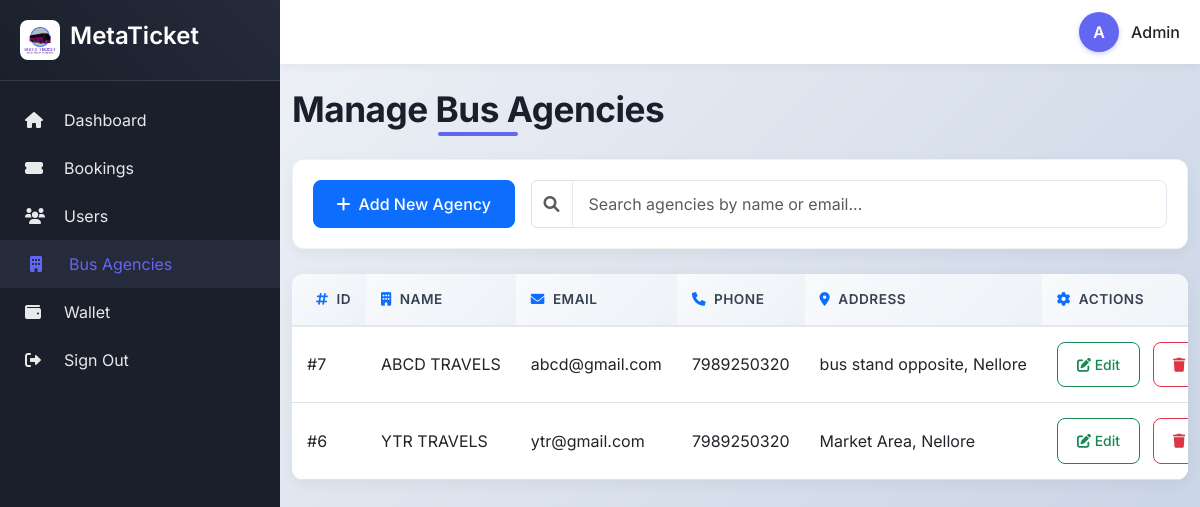
The app's page /manage_agency.php with its own data.
### tables this page shows
CREATE TABLE `signup` (
  `id` int(255) NOT NULL,
  `username` varchar(255) NOT NULL,
  `email` varchar(255) NOT NULL,
  `user_type` varchar(255) DEFAULT '2',
  `phonenumber` bigint(10) NOT NULL,
  `gender` enum('Male','Female','Others') NOT NULL,
  `address` varchar(255) NOT NULL,
  `password` varchar(255) NOT NULL
);

### manage_agency.php (the view, shortened to what this page needs)
<?php
include 'config.php';
$sql = "SELECT * FROM signup WHERE user_type='3' ORDER BY id DESC";
$result = mysqli_query($conn, $sql);
?>
<!DOCTYPE html>
<html lang="en">
<head>
    <link href="https://cdn.jsdelivr.net/npm/bootstrap@5.3.0-alpha1/dist/css/bootstrap.min.css" rel="stylesheet">
    <link href="https://cdnjs.cloudflare.com/ajax/libs/font-awesome/6.0.0-beta3/css/all.min.css" rel="stylesheet">
</head>
<body>
    <aside class="sidebar" id="sidebar">
        <div class="sidebar-header">
            <div class="sidebar-logo">
                <img src="assets/images/logo.png" alt="MetaTicket Logo">
                <h2 style="font-size: 1.5rem; font-weight: 600;">MetaTicket</h2>
            </div>
        </div>
        <ul class="sidebar-menu">
            <li><a href="admin_home.php" class="sidebar-link"><i class="fas fa-home"></i> Dashboard</a></li>
            <li><a href="admin_bookings.php" class="sidebar-link"><i class="fas fa-ticket-alt"></i> Bookings</a></li>
            <li><a href="manage_users.php" class="sidebar-link"><i class="fas fa-users"></i> Users</a></li>
            <li><a href="manage_agency.php" class="sidebar-link active"><i class="fas fa-building"></i> Bus Agencies</a>
            </li>
            <li><a href="admin_wallet.php" class="sidebar-link"><i class="fas fa-wallet"></i> Wallet</a></li>
            <li><a href="index.php" class="sidebar-link"><i class="fas fa-sign-out-alt"></i> Sign Out</a></li>
        </ul>
    </aside>
    <div class="main-content" id="main-content">
        <div class="topbar">
            <div class="user-profile ms-auto">
                <div class="user-avatar">A</div>
                <span class="d-none d-md-inline fw-medium">Admin</span>
            </div>
        </div>
        <div class="container-fluid py-4">
            <h1 class="page-title text-center">Manage Bus Agencies</h1>
            <div class="filter-card">
                <div class="row g-3 align-items-center">
                    <div class="col-md-3 col-sm-6">
                        <button type="button" class="btn btn-primary w-100" data-bs-toggle="modal"
                            data-bs-target="#addAgencyModal">
                            <i class="fas fa-plus me-2"></i>Add New Agency
                        </button>
                    </div>
                    <div class="col-md-9 col-sm-6">
                        <div class="input-group">
                            <span class="input-group-text bg-white"><i class="fas fa-search text-muted"></i></span>
                            <input type="text" class="form-control" id="searchInput"
                                placeholder="Search agencies by name or email...">
                        </div>
                    </div>
                </div>
            </div>
            <div class="agencies-table">
                <div class="agencies-table-wrapper">
                    <table class="table">
                        <thead>
                            <tr>
                                <th scope="col" class="ps-4">
                                    <div class="d-flex align-items-center gap-2">
                                        <i class="fas fa-hashtag text-primary"></i>
                                        <span>ID</span>
                                    </div>
                                </th>
                                <th scope="col">
                                    <div class="d-flex align-items-center gap-2">
                                        <i class="fas fa-building text-primary"></i>
                                        <span>Name</span>
                                    </div>
                                </th>
                                <th scope="col">
                                    <div class="d-flex align-items-center gap-2">
                                        <i class="fas fa-envelope text-primary"></i>
                                        <span>Email</span>
                                    </div>
                                </th>
                                <th scope="col">
                                    <div class="d-flex align-items-center gap-2">
                                        <i class="fas fa-phone text-primary"></i>
                                        <span>Phone</span>
                                    </div>
                                </th>
                                <th scope="col">
                                    <div class="d-flex align-items-center gap-2">
                                        <i class="fas fa-map-marker-alt text-primary"></i>
                                        <span>Address</span>
                                    </div>
                                </th>
                                <th scope="col">
                                    <div class="d-flex align-items-center gap-2">
                                        <i class="fas fa-cog text-primary"></i>
                                        <span>Actions</span>
                                    </div>
                                </th>
                            </tr>
                        </thead>
                        <tbody id="agenciesTableBody">
                            <?php
                            if (mysqli_num_rows($result) > 0) {
                                while ($row = mysqli_fetch_assoc($result)) {
                                    echo "<tr>";
                                    echo "<td>#" . htmlspecialchars($row['id']) . "</td>";
                                    echo "<td>" . htmlspecialchars($row['username']) . "</td>";
                                    echo "<td>" . htmlspecialchars($row['email']) . "</td>";
                                    echo "<td>" . htmlspecialchars($row['phonenumber']) . "</td>";
                                    echo "<td>" . htmlspecialchars($row['address']) . "</td>";
                                    echo "<td>
                                        <a href='manage_agency.php?edit_id=" . $row['id'] . "' class='btn btn-sm btn-outline-success me-2'>
                                            <i class='fas fa-edit'></i> Edit
                                        </a>
                                        <a href='manage_agency.php?delete_id=" . $row['id'] . "' class='btn btn-sm btn-outline-danger' onclick='return confirm(\"Are you sure you want to delete this agency?\");'>
                                            <i class='fas fa-trash'></i> Delete
                                        </a>
                                    </td>";
                                    echo "</tr>";
                                }
                            } else {
                                echo "<tr><td colspan='6' class='text-center py-4'>No agencies found</td></tr>";
                            }
                            ?>
                        </tbody>
                    </table>
                </div>
            </div>
        </div>
    </div>
</body>
</html>

### manage_agency.php (style rules this page uses)
:root { --sidebar-width: 280px; --topbar-height: 64px; --primary-color: #1a1f2b; --secondary-color: #252b3b; --accent-color: #6366f1; --text-light: #ffffff; --card-bg: #ffffff; --transition-speed: 0.3s; }
* { margin: 0; padding: 0; box-sizing: border-box; }
body { font-family: 'Inter', sans-serif; background: linear-gradient(135deg, #f5f7fa 0%, #c3cfe2 100%); min-height: 100vh; overflow-x: hidden; }
.sidebar { position: fixed; width: var(--sidebar-width); height: 100vh; background: var(--primary-color); color: var(--text-light); transition: transform var(--transition-speed) ease; z-index: 1000; overflow-y: auto; }
.sidebar-header { padding: 20px; background: linear-gradient(45deg, var(--primary-color), var(--secondary-color)); border-bottom: 1px solid rgba(255, 255, 255, 0.1); }
.sidebar-logo { display: flex; align-items: center; gap: 10px; }
.sidebar-logo img { width: 40px; border-radius: 8px; transition: transform var(--transition-speed); }
.sidebar-menu { padding: 15px 0; list-style: none; }
.sidebar-link { display: flex; align-items: center; padding: 12px 25px; color: rgba(255, 255, 255, 0.9); text-decoration: none; transition: all var(--transition-speed); }
.sidebar-link:hover, .sidebar-link.active { background: var(--secondary-color); color: var(--accent-color); padding-left: 30px; }
.sidebar-link i { width: 24px; margin-right: 15px; }
.main-content { margin-left: var(--sidebar-width); transition: margin-left var(--transition-speed); min-height: 100vh; }
.topbar { background: var(--card-bg); height: var(--topbar-height); padding: 0 20px; display: flex; align-items: center; box-shadow: 0 2px 10px rgba(0, 0, 0, 0.05); position: sticky; top: 0; z-index: 999; }
.user-profile { display: flex; align-items: center; gap: 12px; margin-left: auto; }
.user-avatar { width: 40px; height: 40px; border-radius: 50%; background: var(--accent-color); display: flex; align-items: center; justify-content: center; color: white; font-weight: 600; box-shadow: 0 2px 5px rgba(99, 102, 241, 0.3); }
.filter-card { background: var(--card-bg); border-radius: 12px; padding: 20px; margin-bottom: 25px; box-shadow: 0 4px 15px rgba(0, 0, 0, 0.05); border: 1px solid rgba(0, 0, 0, 0.05); transition: all var(--transition-speed); }
.agencies-table { background: var(--card-bg); border-radius: 12px; overflow: hidden; box-shadow: 0 4px 15px rgba(0, 0, 0, 0.05); position: relative; }
.agencies-table-wrapper { overflow-x: auto; -webkit-overflow-scrolling: touch; }
.agencies-table table { width: 100%; margin-bottom: 0; min-width: 700px; }
.agencies-table th { background: linear-gradient(135deg, #f8fafc 0%, #eef2f7 100%); padding: 15px; font-weight: 600; color: #374151; white-space: nowrap; border-bottom: 2px solid #e5e7eb; text-transform: uppercase; font-size: 0.85rem; letter-spacing: 0.5px; transition: background 0.3s ease; }
.agencies-table td { padding: 15px; vertical-align: middle; white-space: nowrap; }
.form-control, .form-select { border-radius: 8px; padding: 0.7rem 1rem; border: 1px solid #e2e8f0; transition: all 0.3s ease; }
.btn { border-radius: 8px; font-weight: 500; padding: 0.7rem 1.2rem; transition: all 0.3s; }
.page-title { font-weight: 700; color: var(--primary-color); margin-bottom: 1.8rem; font-size: 2.2rem; letter-spacing: -0.5px; position: relative; display: inline-block; }
.page-title:after { content: ''; position: absolute; bottom: -6px; left: 50%; transform: translateX(-50%); width: 80px; height: 4px; background: var(--accent-color); border-radius: 2px; }

### records on screen
signup: id "7", username "ABCD TRAVELS", email "abcd@gmail.com", phonenumber "7989250320", address "bus stand opposite, Nellore"
signup: id "6", username "YTR TRAVELS", email "ytr@gmail.com", phonenumber "7989250320", address "Market Area, Nellore"
